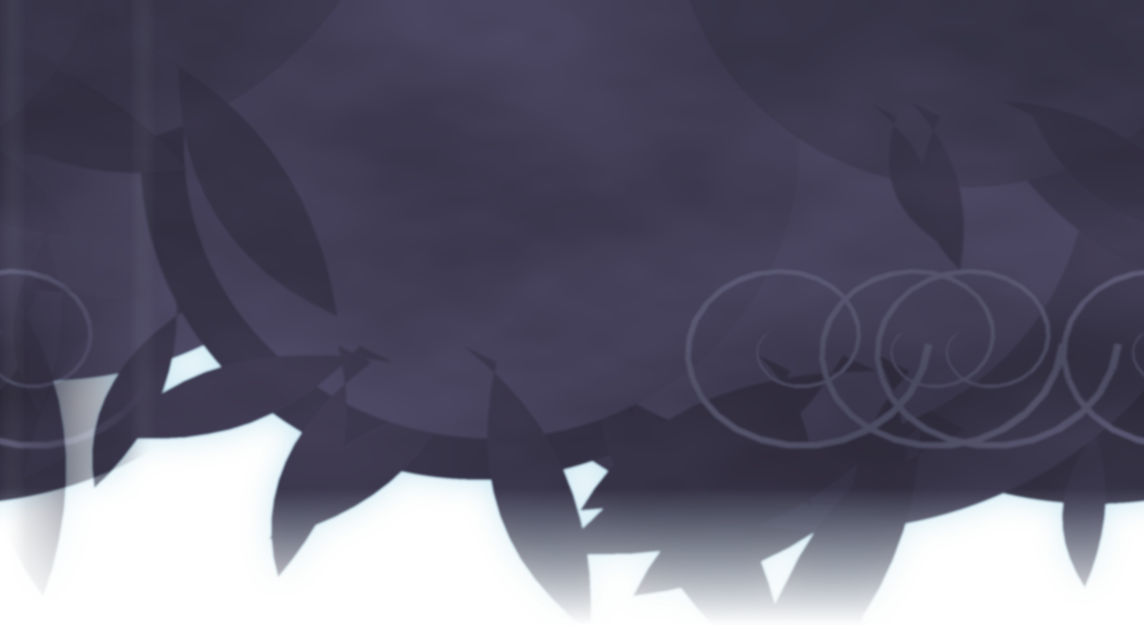
#> input picture Assets/Friezes/cave_backdrop_canopy2@3x.png, 1144 x 625 px
$ python atlas_packer.py ../Assets/Friezes out.png
#> lines starting #> are read from the running program, lines starting #| are printed output that depends on the picture
#!/usr/bin/env python3
"""
atlas_packer.py — packs loose PNGs into texture atlas pages.

Why it matters: every loose image is its own draw call and its own memory
allocation rounded up to a power of two. Packed pages let SpriteKit batch
draws and cut memory sharply — the difference between a smooth 120fps scene
and a stuttering one once you have hundreds of painted assets.

Algorithm: MaxRects (best-short-side-fit) with rotation disabled — the same
family Spine's own packer and TexturePacker use.

Usage:
    python3 atlas_packer.py <input_dir> <out_name> [--size 2048] [--pad 2]

Outputs:
    <out_name>.png      atlas page(s); multiple pages get -1, -2 suffixes
    <out_name>.atlas    Spine-format descriptor (also read by our RigLoader)
    <out_name>.json     simple name -> frame map for other tools
"""
import argparse, json, os, sys
from PIL import Image


class MaxRects:
    def __init__(self, w, h):
        self.w, self.h = w, h
        self.free = [(0, 0, w, h)]
        self.used = []

    def _score(self, fr, w, h):
        fx, fy, fw, fh = fr
        if w > fw or h > fh:
            return None
        leftover_h = abs(fw - w)
        leftover_v = abs(fh - h)
        return (min(leftover_h, leftover_v), max(leftover_h, leftover_v))

    def insert(self, w, h):
        best, best_score = None, None
        for fr in self.free:
            s = self._score(fr, w, h)
            if s is not None and (best_score is None or s < best_score):
                best, best_score = fr, s
        if best is None:
            return None
        node = (best[0], best[1], w, h)
        self._split(node)
        self.used.append(node)
        return node

    def _split(self, node):
        nx, ny, nw, nh = node
        new_free = []
        for fr in self.free:
            fx, fy, fw, fh = fr
            # no overlap → keep as-is
            if nx >= fx + fw or nx + nw <= fx or ny >= fy + fh or ny + nh <= fy:
                new_free.append(fr)
                continue
            if nx > fx:
                new_free.append((fx, fy, nx - fx, fh))
            if nx + nw < fx + fw:
                new_free.append((nx + nw, fy, fx + fw - (nx + nw), fh))
            if ny > fy:
                new_free.append((fx, fy, fw, ny - fy))
            if ny + nh < fy + fh:
                new_free.append((fx, ny + nh, fw, fy + fh - (ny + nh)))
        # prune rects fully contained in another
        pruned = []
        for i, a in enumerate(new_free):
            if not any(i != j and self._contains(b, a) for j, b in enumerate(new_free)):
                pruned.append(a)
        self.free = pruned

    @staticmethod
    def _contains(outer, inner):
        ox, oy, ow, oh = outer
        ix, iy, iw, ih = inner
        return ix >= ox and iy >= oy and ix + iw <= ox + ow and iy + ih <= oy + oh


SKIP_SUFFIXES = ("_preview", "_scene", "_ingest", "_n")


def pack(input_dir, out_name, max_size=2048, pad=2, trim=False, scale=3,
         only=None):
    """Pack one density tier into a page, plus a frame map the runtime reads.

    Two decisions worth stating, because both are load-bearing:

    **One density per page.** A directory holds `@2x` and `@3x` of everything;
    packing both would put each image in twice and the runtime would have no way
    to choose. `scale` picks the tier and the suffix is stripped from the frame
    name, so a rig asking for `hero_body` finds it whatever tier was packed.
    The page itself carries no `@Nx` suffix — it doesn't need one, because every
    attachment declares its size in points and the texture only supplies pixels.
    That is also what preserves the density policy: a denser page is simply
    crisper.

    **Trim is off by default.** A trimmed frame is smaller than the image it came
    from, so drawing it needs a per-attachment position and size correction. The
    packer records `offset`/`orig` for a consumer that wants to do that work; ours
    doesn't, and an untrimmed page is a drop-in substitution for the loose files.
    Pages come out a little larger; correctness is worth more.
    """
#> called with input_dir = '../Assets/Friezes', out_name = 'out.png', max_size = 2048, pad = 2, trim = False, scale = 3
    suffix = f"@{scale}x.png"
    files = sorted(f for f in os.listdir(input_dir) if f.lower().endswith(suffix))
    if not files:                      # a 1x-only folder is legal
        files = sorted(f for f in os.listdir(input_dir)
                       if f.lower().endswith(".png") and "@" not in f)
    files = [f for f in files
             if not any(os.path.splitext(f)[0].removesuffix(f"@{scale}x").endswith(s)
                        for s in SKIP_SUFFIXES)]
    if only:
        files = [f for f in files
                 if os.path.splitext(f)[0].removesuffix(f"@{scale}x") in only]
    if not files:
        print("no PNGs found in", input_dir)
        return 1

    images = []
    for f in files:
        img = Image.open(os.path.join(input_dir, f)).convert("RGBA")
#> img is the input picture: PIL image 1144x625 RGBA; mean R, G, B, A 63.4, 65.8, 86.4, 208.6
        name = os.path.splitext(f)[0].removesuffix(f"@{scale}x")
        offset = (0, 0)
        orig = img.size
#> orig = (1144, 625)
        if trim:
            bbox = img.getbbox()          # crop fully transparent margins
            if bbox:
                offset = (bbox[0], bbox[1])
                img = img.crop(bbox)
        images.append({"name": name, "img": img, "offset": offset, "orig": orig})

    # tallest-first packs denser
    images.sort(key=lambda d: -d["img"].size[1])

    pages, remaining = [], images[:]
#> pages = []
    while remaining:
        packer = MaxRects(max_size, max_size)
        placed, leftover = [], []
        for entry in remaining:
            w, h = entry["img"].size
            node = packer.insert(w + pad * 2, h + pad * 2)
            if node is None:
                leftover.append(entry)
            else:
                entry["rect"] = (node[0] + pad, node[1] + pad, w, h)
                placed.append(entry)
        if not placed:
            print("ERROR: image larger than page size", max_size)
            return 1
        pages.append(placed)
        remaining = leftover
#> this loop made 1 pass
#> after the loop, entry = 5 items; pages = 1 item

    atlas_lines, frame_map = [], {}
    for pi, placed in enumerate(pages):
        # shrink the page to the used extent, rounded up to a power of two
        used_w = max(e["rect"][0] + e["rect"][2] for e in placed) + pad
        used_h = max(e["rect"][1] + e["rect"][3] for e in placed) + pad
        # Round to a multiple of 4, not a power of two. Metal has not needed POT
        # textures for a decade, and rounding 640 rows up to 1024 wastes 38% of
        # the page — which is the opposite of why you pack.
        pw = (used_w + 3) & ~3
        ph = (used_h + 3) & ~3
        page = Image.new("RGBA", (pw, ph), (0, 0, 0, 0))
        for e in placed:
            page.paste(e["img"], (e["rect"][0], e["rect"][1]))

        suffix = "" if len(pages) == 1 else f"-{pi + 1}"
        png_name = f"{out_name}{suffix}.png"
        page.save(png_name)
        print(f"page {png_name}: {pw}x{ph}, {len(placed)} images")

        atlas_lines += [png_name, f"size: {pw},{ph}", "format: RGBA8888",
                        "filter: Linear,Linear", "repeat: none"]
        for e in placed:
            x, y, w, h = e["rect"]
            ox, oy = e["offset"]
            orig_w, orig_h = e["orig"]
            atlas_lines += [
                e["name"], "  rotate: false", f"  xy: {x}, {y}", f"  size: {w}, {h}",
                f"  orig: {orig_w}, {orig_h}", f"  offset: {ox}, {orig_h - oy - h}",
                "  index: -1",
            ]
            frame_map[e["name"]] = {"page": png_name, "x": x, "y": y, "w": w, "h": h,
                                    "origW": orig_w, "origH": orig_h,
                                    "offsetX": ox, "offsetY": orig_h - oy - h}
#> this loop made 1 pass
#> (pi, used_w, used_h, pw, ph, suffix, png_name) on pass 1: (0, 1148, 629, 1148, 632, '', 'out.png.png')
#| page out.png.png: 1148x632, 1 images
#> pass 1, in pack, `page.save(png_name)`:
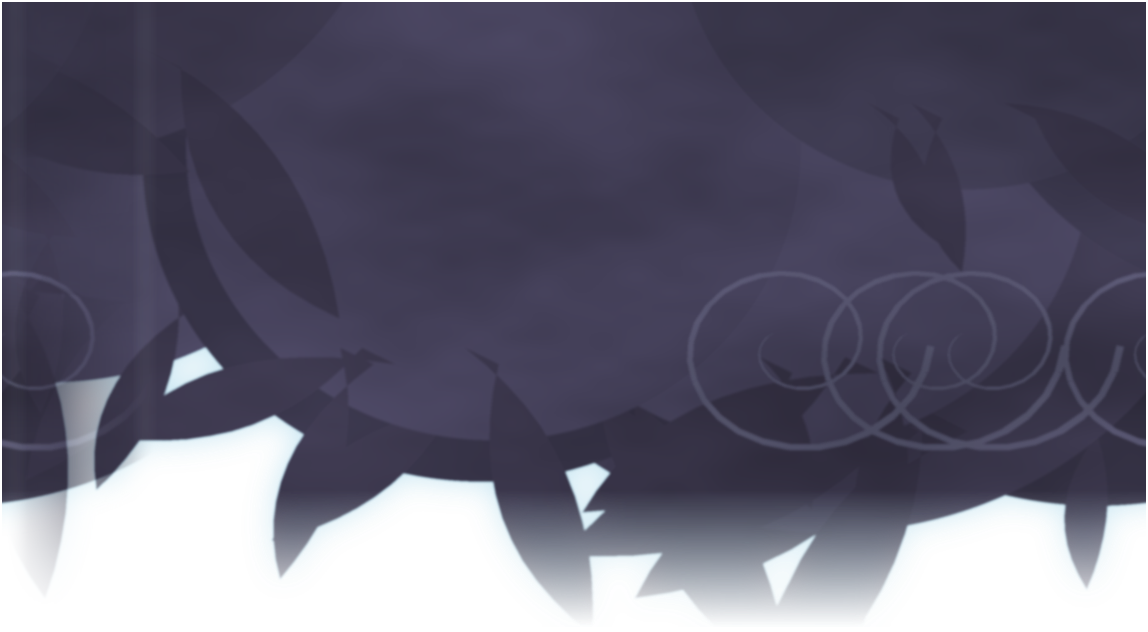
#> saved as out.png.png: PIL image 1148x632 RGBA; mean R, G, B, A 62.5, 64.8, 85.1, 205.6; transparent parts drawn white
#> after the loop, atlas_lines = ['out.png.png', 'size: 1148,632', 'format: RGBA8888', 'filter: Linear,Linear', 'repeat: none', 'cave_backdrop_canopy2', '  rotate: false', '  xy: 2, 2', '  size: 1144, 625', '  orig: 1144, 625', '  offset: 0, 0', '  index: -1']; frame_map = 1 item

    with open(f"{out_name}.atlas", "w") as fh:
        fh.write("\n".join(atlas_lines) + "\n")
    with open(f"{out_name}.json", "w") as fh:
        json.dump({"format": "atlas/1", "scale": scale, "trimmed": bool(trim),
                   "pages": [f"{out_name.rsplit(os.sep, 1)[-1]}"
                             f"{'' if len(pages) == 1 else f'-{i + 1}'}.png"
                             for i in range(len(pages))],
                   "frames": frame_map}, fh, indent=1)

    # The win is texture *count*, not file size: a packed page is often a larger
    # PNG than the sum of its parts (PNG compresses small images well, and the
    # page carries padding), while costing one bind instead of N and one
    # allocation instead of N.
    loose_pixels = sum(e["orig"][0] * e["orig"][1] for e in images)
#> loose_pixels = 715000
    page_pixels = 0
    for i in range(len(pages)):
        name = f"{out_name}{'' if len(pages) == 1 else f'-{i + 1}'}.png"
#> name = 'out.png.png'
        with Image.open(name) as page_img:
            page_pixels += page_img.size[0] * page_img.size[1]
#> page_pixels = 725536
    print(f"{len(images)} textures → {len(pages)} page(s): "
          f"{len(images)} binds/frame become {len(pages)}")
#| 1 textures → 1 page(s): 1 binds/frame become 1
    print(f"pixels: {loose_pixels:,} in parts → {page_pixels:,} on pages "
          f"({100 * page_pixels / max(loose_pixels, 1):.0f}%, the rest is padding)")
#| pixels: 715,000 in parts → 725,536 on pages (101%, the rest is padding)
    return 0


if __name__ == "__main__":
    ap = argparse.ArgumentParser()
    ap.add_argument("input_dir")
    ap.add_argument("out_name")
    ap.add_argument("--size", type=int, default=2048)
    ap.add_argument("--pad", type=int, default=2)
    ap.add_argument("--trim", action="store_true",
                    help="crop transparent margins (needs a trim-aware consumer)")
    ap.add_argument("--scale", type=int, default=3,
                    help="which @Nx tier to pack (default 3)")
    a = ap.parse_args()
    sys.exit(pack(a.input_dir, a.out_name, a.size, a.pad, a.trim, a.scale))
#> (the program exits here)

$ run again, on Assets/Friezes/cave_backdrop_canopy5@3x.png
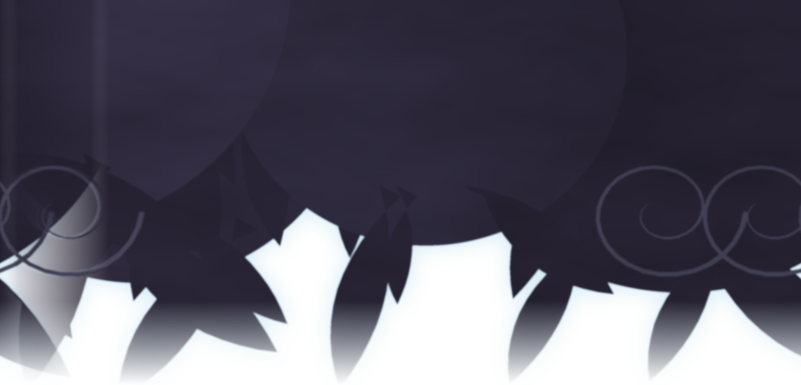
#> input picture Assets/Friezes/cave_backdrop_canopy5@3x.png, 1602 x 770 px (shown at 1/2 size)
#> in pack, img is the input picture: PIL image 1602x770 RGBA; mean R, G, B, A 50.2, 54.7, 71.5, 198.3
#> in pack, `pages, remaining = [], images[:]`: pages = []
#> the loop in pack, `while remaining:` made 1 pass
#> after the loop in pack, `while remaining:`: entry = 5 items; pages = 1 item
#> the loop in pack, `for pi, placed in enumerate(pages):` made 1 pass
#> (pi, used_w, used_h, pw, ph, suffix, png_name) on pass 1: (0, 1606, 774, 1608, 776, '', 'out.png.png')
#> (printed output is left out)
#> pass 1, in pack, `page.save(png_name)`:
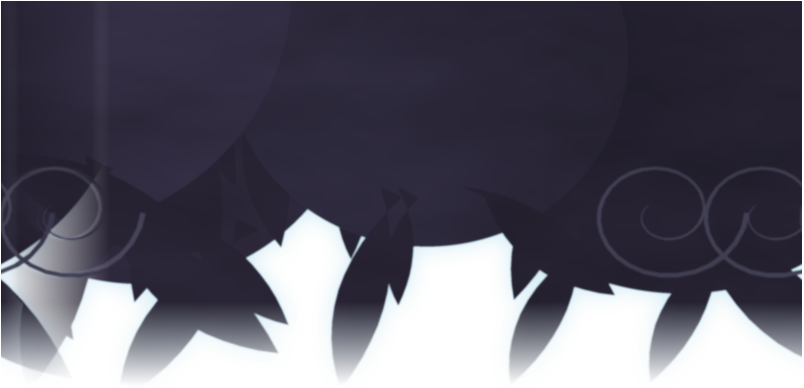
#> saved as out.png.png: PIL image 1608x776 RGBA (shown at 1/2 size); mean R, G, B, A 49.6, 54.1, 70.6, 196; transparent parts drawn white
#> after the loop in pack, `for pi, placed in enumerate(pages):`: atlas_lines = ['out.png.png', 'size: 1608,776', 'format: RGBA8888', 'filter: Linear,Linear', 'repeat: none', 'cave_backdrop_canopy5', '  rotate: false', '  xy: 2, 2', '  size: 1602, 770', '  orig: 1602, 770', '  offset: 0, 0', '  index: -1']; frame_map = 1 item
#> loose_pixels = 1233540
#> name = 'out.png.png'
#| 1 textures → 1 page(s): 1 binds/frame become 1
#| pixels: 1,233,540 in parts → 1,247,808 on pages (101%, the rest is padding)
